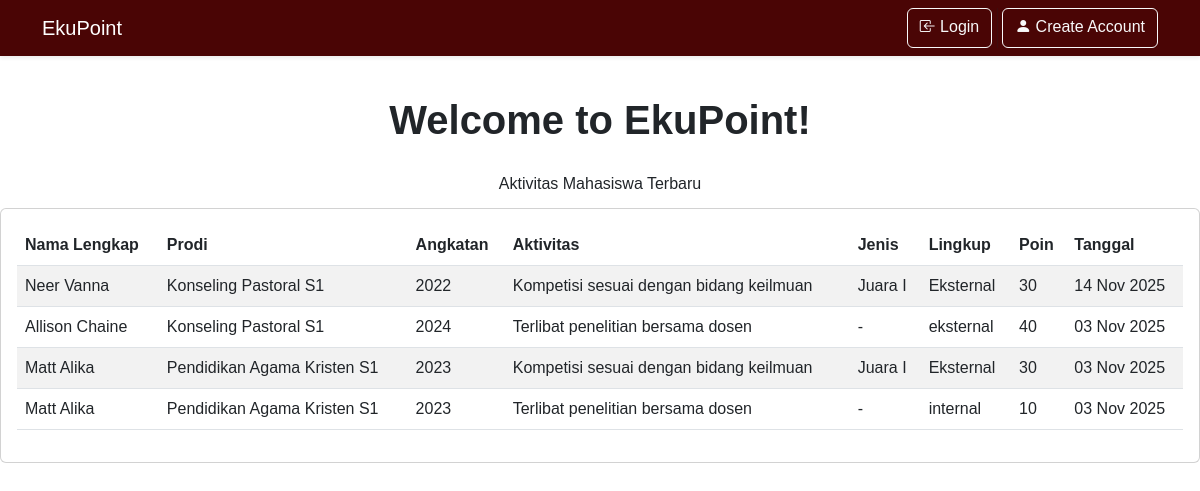
The page / on the database its author committed.
### contacts/models.py (models this page shows, shortened)
class Aktivitas(models.Model):
    AKT_STATUS_CHOICES = (
        ('pending', 'Pending'),
        ('approved', 'Approved'),
        ('rejected', 'Rejected'),
    )
    user = models.ForeignKey(User, on_delete=models.CASCADE, related_name='aktivitas_records', blank=True, null=True)
    aturan_merit = models.ForeignKey(Merit, on_delete=models.CASCADE, related_name='instances', blank=True, null=True)
    aktivitas = models.ForeignKey(Merit, on_delete=models.CASCADE, related_name='aktivitas_detail', blank=True, null=True)
    jenis = models.ForeignKey(Merit, on_delete=models.CASCADE, related_name='jenis_detail', blank=True, null=True)
    lingkup = models.ForeignKey(Merit, on_delete=models.CASCADE, related_name='lingkup_detail', blank=True, null=True)
    poin = models.ForeignKey(Merit, on_delete=models.CASCADE, related_name='poin_detail', blank=True, null=True)
    kuantitas = models.IntegerField(default=1)
    keterangan = models.TextField(blank=True, null=True)
    file = models.URLField(blank=True, null=True)
    status = models.CharField(max_length=25, choices=AKT_STATUS_CHOICES, default='pending')
    created_at = models.DateTimeField(auto_now_add=True, blank=True, null=True)
    @property
    def poin(self):
        if self.aturan_merit:
            return self.aturan_merit.poin * self.kuantitas
        return 0

class User(AbstractUser):
    nim = models.CharField(max_length=10, blank=True, null=True)
    prodi = models.ForeignKey(Prodi, on_delete=models.SET_NULL, blank=True, null=True, related_name='users_prodi')
    angkatan = models.ForeignKey(Angkatan, on_delete=models.SET_NULL, blank=True, null=True, related_name='users')

class Prodi(models.Model):
    prodi = models.CharField(max_length=50, blank=True, null=True)
    strata = models.CharField(max_length=2, blank=True, null=True)
    def __str__(self):
        return f"{self.prodi} {self.strata}"

class Angkatan(models.Model):
    angkatan = models.CharField(max_length=4, blank=True, null=True)
    modal_poin = models.IntegerField(default=100)
    def __str__(self):
        return f"{self.angkatan}"

class Merit(models.Model):
    AKT_LINGKUP_CHOICES = (
        ('internal', 'Internal'),
        ('eksternal', 'Eksternal'),
    )
    bidang = models.TextField()
    aktivitas = models.TextField()
    jenis = models.TextField()
    lingkup = models.TextField(max_length=25, choices=AKT_LINGKUP_CHOICES, default='internal')
    poin = models.IntegerField()

### contacts/views.py (the view)
# urls.py: path('', views.index, name='index'),
def index(request):
    aktivitas_records = Aktivitas.objects.all().order_by('-created_at')
    status = Aktivitas.status
    context = {'aktivitas_records': aktivitas_records, 'status': status}
    user = request.user
    is_student = request.user.groups.filter(name="Student").exists()
    if user.is_superuser or user.is_staff:
        aktivitas_records = Aktivitas.objects.all().order_by('-created_at')
    elif is_student:
        aktivitas_records = Aktivitas.objects.filter(
            Q(status="approved")
        ).order_by('-created_at')
    else:
        aktivitas_records = Aktivitas.objects.filter(status="approved").order_by('-created_at')
    context = {'aktivitas_records': aktivitas_records, 'status': status}
    if request.user.is_authenticated:
            return redirect('dashboard')
    else:
        return render(request, 'homepage.html', context)

### contacts/context_processors.py (called while the page is built, shortened)
def user_groups(request):
    return {}

### contacts/templates/homepage.html (shortened to what this page needs)
{% load static %}
<!DOCTYPE html>
<html lang="en">
<head>
    <link href="https://cdn.jsdelivr.net/npm/bootstrap@5.3.0/dist/css/bootstrap.min.css" rel="stylesheet">
    <link rel="stylesheet" href="https://cdn.jsdelivr.net/npm/bootstrap-icons@1.10.0/font/bootstrap-icons.css">
</head>
<body style="font-family: Figtree, sans-serif;">
    <nav class="navbar navbar-expand-lg navbar-dark custom-color shadow-sm">
        <div class="container">
            <a class="navbar-brand" href="{% url 'index' %}">EkuPoint</a>
            <div class="navbar-nav ms-auto">
            <a class="btn btn-outline-light btn-xs" href="{% url 'login' %}"><i class="bi bi-box-arrow-in-left"></i> Login</a>
            <p>&nbsp</p>
            <p>&nbsp</p>
            <a class="btn btn-outline-light btn-xs" href="{% url 'register' %}"><i class="bi bi-person-fill"></i> Create Account</a>
            </div>
            </div>
    </nav>
    <p>&nbsp</p>
    <div class="d-flex justify-content-between align-items-center mb-3">
    <p>&nbsp</p>
    <h1 class="outlined-text"><b>Welcome to EkuPoint!</b></h1>
    <p>&nbsp</p>
    </div>
    <div class="d-flex justify-content-between align-items-center xl-3">
    <p>&nbsp</p>
    <h6>Aktivitas Mahasiswa Terbaru</h6>
    <p>&nbsp</p>
    </div>
<div class="card">
    <div class="card-body overflow-x-auto">
        <table class="table table-xs table-striped table-hover">
            <thead>
                <tr>
                    <th>Nama Lengkap</th>
                    <th>Prodi</th>
                    <th>Angkatan</th>
                    <th>Aktivitas</th>
                    <th>Jenis</th>
                    <th>Lingkup</th>
                    <th>Poin</th>
                    <th>Tanggal</th>
                </tr>
            </thead>
            <tbody>
            {% for akt in aktivitas_records|slice:"5" %}
                <tr class="hover:bg-base-300">
                    <td>{{ akt.user.get_full_name }}</td>
                    <td>{{ akt.user.prodi }}</td>
                    <td>{{ akt.user.angkatan }}</td>
                    <td>{{ akt.aturan_merit.aktivitas }}</td>
                    <td>{{ akt.aturan_merit.jenis }}</td>
                    <td>{{ akt.aturan_merit.lingkup }}</td>
                    <td>{{ akt.poin }}</td>
                    <td>{{ akt.created_at|date:"d M Y" }}</td>
                </tr>
                {% empty %}
                <tr class="hover:bg-base-300"><td colspan="8" class="text-center">Belum ada data.</td></tr>
            {% endfor %}
            </tbody>
        </table>
    </div>
</div>
</body>
</html>

### contacts/templates/homepage.html (style rules this page uses)
.custom-color { background-color: #4a0505ff; }

### rows shown on the page
Aktivitas: user.get_full_name "Neer Vanna", user.prodi "Konseling Pastoral S1", user.angkatan "2022", aturan_merit.aktivitas "Kompetisi sesuai dengan bidang keilmuan", aturan_merit.jenis "Juara I", aturan_merit.lingkup "Eksternal", poin "30", created_at "14 Nov 2025"
Aktivitas: user.get_full_name "Allison Chaine", user.prodi "Konseling Pastoral S1", user.angkatan "2024", aturan_merit.aktivitas "Terlibat penelitian bersama dosen", aturan_merit.jenis "-", aturan_merit.lingkup "eksternal", poin "40", created_at "03 Nov 2025"
Aktivitas: user.get_full_name "Matt Alika", user.prodi "Pendidikan Agama Kristen S1", user.angkatan "2023", aturan_merit.aktivitas "Kompetisi sesuai dengan bidang keilmuan", aturan_merit.jenis "Juara I", aturan_merit.lingkup "Eksternal", poin "30", created_at "03 Nov 2025"
Aktivitas: user.get_full_name "Matt Alika", user.prodi "Pendidikan Agama Kristen S1", user.angkatan "2023", aturan_merit.aktivitas "Terlibat penelitian bersama dosen", aturan_merit.jenis "-", aturan_merit.lingkup "internal", poin "10", created_at "03 Nov 2025"
